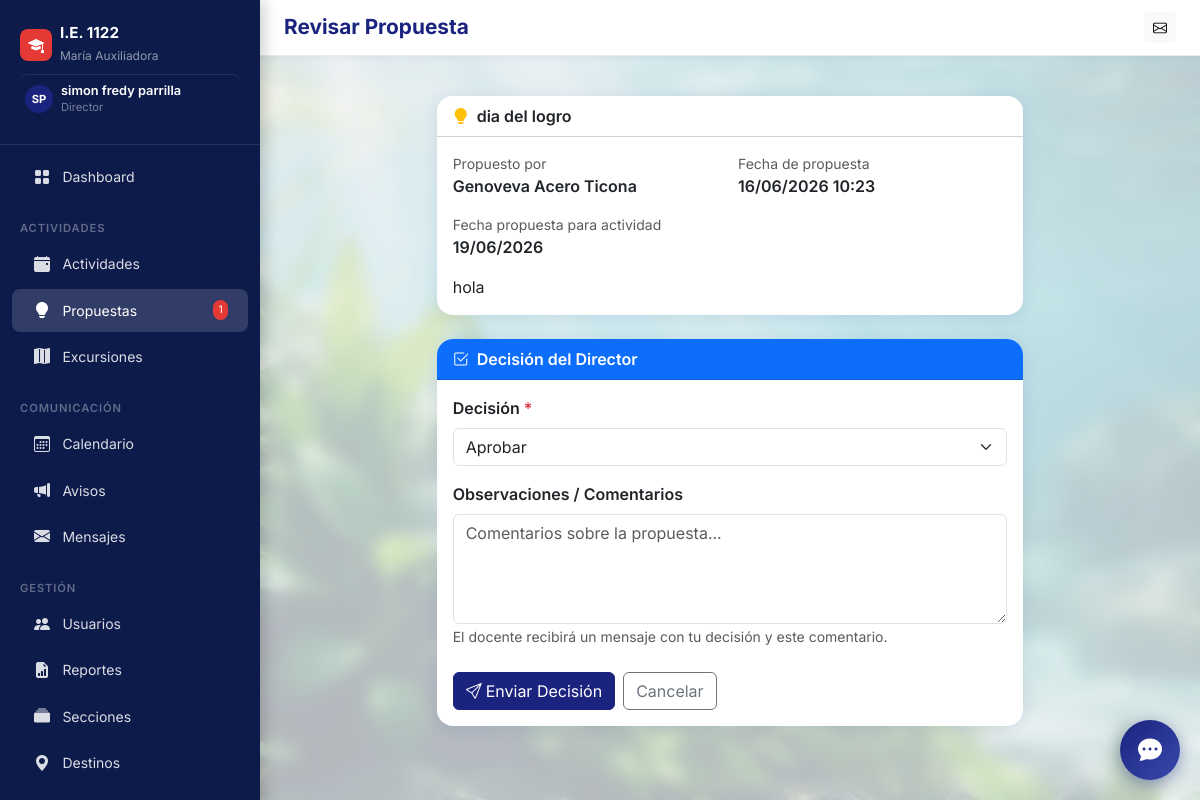
Page /propuestas/15/revisar/ (signed in) on the committed database.
### core/models.py (models this page shows, shortened)
class User(AbstractUser):
    ROLE_CHOICES = [
        ('director', 'Director'),
        ('docente', 'Docente'),
    ]
    role = models.CharField(max_length=20, choices=ROLE_CHOICES, default='docente', verbose_name='Rol')
    email = models.EmailField(unique=True, verbose_name='Correo electrónico')
    telefono = models.CharField(max_length=15, blank=True, verbose_name='Teléfono')
    fecha_nacimiento = models.DateField(null=True, blank=True, verbose_name='Fecha de nacimiento')
    foto_perfil = models.ImageField(upload_to='perfiles/', blank=True, null=True, verbose_name='Foto de perfil')
    seccion_asignada = models.CharField(max_length=50, blank=True, verbose_name='Sección / Grado asignado', help_text='Ej: 3B, 5A, ED.FISICA')
    class Meta:
        verbose_name = 'Usuario'
        verbose_name_plural = 'Usuarios'
    @property
    def is_director(self):
        return self.role == 'director'

class PropuestaActividad(models.Model):
    ESTADO_CHOICES = [
        ('pendiente', 'Pendiente'),
        ('aprobada', 'Aprobada'),
        ('rechazada', 'Rechazada'),
    ]
    titulo = models.CharField(max_length=300, verbose_name='Título de la propuesta')
    descripcion = models.TextField(verbose_name='Descripción')
    propuesta_por = models.ForeignKey(
        User,
        on_delete=models.CASCADE,
        related_name='propuestas',
        verbose_name='Propuesto por'
    )
    estado = models.CharField(
        max_length=20,
        choices=ESTADO_CHOICES,
        default='pendiente',
        verbose_name='Estado'
    )
    observacion_admin = models.TextField(
        blank=True,
        verbose_name='Observación del director',
        help_text='Comentario del director al aprobar o rechazar'
    )
    fecha_propuesta = models.DateTimeField(auto_now_add=True)
    fecha_revision = models.DateTimeField(null=True, blank=True)
    fecha_actividad_propuesta = models.DateField(null=True, blank=True, verbose_name='Fecha propuesta para la actividad')
    revisado_por = models.ForeignKey(
        User,
        on_delete=models.SET_NULL,
        null=True, blank=True,
        related_name='propuestas_revisadas',
        verbose_name='Revisado por'
    )
    class Meta:
        verbose_name = 'Propuesta de Actividad'
        verbose_name_plural = 'Propuestas de Actividades'
        ordering = ['-fecha_propuesta']

### core/views.py (the view, shortened to what this page needs)
# urls.py: path('propuestas/<int:pk>/revisar/', views.propuesta_revisar, name='propuesta_revisar'),
@director_required
def propuesta_revisar(request, pk):
    propuesta = get_object_or_404(PropuestaActividad, pk=pk, estado='pendiente')
    form = RevisionPropuestaForm(request.POST or None, instance=propuesta)
    return render(request, 'propuestas/revisar.html', {'form': form, 'propuesta': propuesta})

### core/forms.py
class RevisionPropuestaForm(forms.ModelForm):
    class Meta:
        model = PropuestaActividad
        fields = ['estado', 'observacion_admin']
        widgets = {
            'estado': forms.Select(attrs={'class': 'form-select'}),
            'observacion_admin': forms.Textarea(attrs={
                'class': 'form-control',
                'rows': 4,
                'placeholder': 'Comentarios sobre la propuesta...'
            }),
        }
        labels = {
            'estado': 'Decisión',
            'observacion_admin': 'Observaciones / Comentarios',
        }
    def __init__(self, *args, **kwargs):
        super().__init__(*args, **kwargs)
        self.fields['estado'].choices = [
            ('aprobada', 'Aprobar'),
            ('rechazada', 'Rechazar'),
        ]

### core/context_processors.py (called while the page is built)
def global_context(request):
    if request.user.is_authenticated:
        mensajes_no_leidos = Mensaje.objects.filter(
            para_usuario=request.user, leido=False
        ).count()
        pendientes_count = 0
        if request.user.is_director:
            pendientes_count = PropuestaActividad.objects.filter(estado='pendiente').count()
        return {
            'mensajes_no_leidos': mensajes_no_leidos,
            'pendientes_count': pendientes_count,
        }
    return {}

### core/views.py (called while the page is built)
def director_required(view_func):
    @functools.wraps(view_func)
    @login_required
    def wrapper(request, *args, **kwargs):
        if not request.user.is_director:
            messages.error(request, 'Acceso restringido: solo el director puede realizar esta acción.')
            return redirect('dashboard')
        return view_func(request, *args, **kwargs)
    return wrapper

### templates/propuestas/revisar.html (shortened to what this page needs)
{% extends 'base.html' %}
{% block page_title %}Revisar Propuesta{% endblock %}
{% block content %}
<div class="row justify-content-center">
  <div class="col-lg-8">
    <div class="card mb-4">
      <div class="card-header bg-white">
        <i class="bi bi-lightbulb-fill text-warning me-2"></i>{{ propuesta.titulo }}
      </div>
      <div class="card-body">
        <div class="row g-3 mb-3">
          <div class="col-sm-6">
            <div class="text-muted small">Propuesto por</div>
            <div class="fw-semibold">{{ propuesta.propuesta_por.get_full_name|default:propuesta.propuesta_por.username }}</div>
          </div>
          <div class="col-sm-6">
            <div class="text-muted small">Fecha de propuesta</div>
            <div class="fw-semibold">{{ propuesta.fecha_propuesta|date:"d/m/Y H:i" }}</div>
          </div>
          {% if propuesta.fecha_actividad_propuesta %}
          <div class="col-sm-6">
            <div class="text-muted small">Fecha propuesta para actividad</div>
            <div class="fw-semibold">{{ propuesta.fecha_actividad_propuesta|date:"d/m/Y" }}</div>
          </div>
          {% endif %}
        </div>
        <p class="mb-0">{{ propuesta.descripcion }}</p>
      </div>
    </div>
    <div class="card border-primary">
      <div class="card-header bg-primary text-white">
        <i class="bi bi-check2-square me-2"></i>Decisión del Director
      </div>
      <div class="card-body">
        <form method="post">
          <div class="mb-3">
            <label class="form-label fw-semibold">Decisión <span class="text-danger">*</span></label>
            {{ form.estado }}
          </div>
          <div class="mb-4">
            <label class="form-label fw-semibold">Observaciones / Comentarios</label>
            {{ form.observacion_admin }}
            <small class="text-muted">El docente recibirá un mensaje con tu decisión y este comentario.</small>
          </div>
          <div class="d-flex gap-2">
            <button type="submit" class="btn btn-primary">
              <i class="bi bi-send me-1"></i>Enviar Decisión
            </button>
            <a href="{% url 'propuestas_lista' %}" class="btn btn-outline-secondary">Cancelar</a>
          </div>
        </form>
      </div>
    </div>
  </div>
</div>
{% endblock %}

### templates/base.html (shortened to what this page needs)
<!DOCTYPE html>
<html lang="es">
<head>
  <link href="https://cdn.jsdelivr.net/npm/bootstrap@5.3.3/dist/css/bootstrap.min.css" rel="stylesheet">
  <link href="https://cdn.jsdelivr.net/npm/bootstrap-icons@1.11.3/font/bootstrap-icons.css" rel="stylesheet">
</head>
<body>
  <nav id="sidebar">
    <div class="sidebar-brand">
      <div class="d-flex align-items-center gap-2 mb-1">
        <div
          style="background:#e53935;width:32px;height:32px;border-radius:8px;display:flex;align-items:center;justify-content:center;">
          <i class="bi bi-mortarboard-fill text-white"></i>
        </div>
        <div>
          <h6>I.E. 1122</h6>
          <small>María Auxiliadora</small>
        </div>
      </div>
      {% if user.is_authenticated %}
      <a href="{% url 'perfil' %}" class="text-decoration-none d-flex align-items-center gap-2 mt-2 pt-2 profile-link"
        style="border-top:1px solid rgba(255,255,255,0.1)">
        {% if user.foto_perfil %}
        <img src="{{ user.foto_perfil.url }}" class="rounded-circle" width="28" height="28" style="object-fit:cover;">
        {% else %}
        <div class="avatar-placeholder" style="width:28px;height:28px;font-size:.7rem;">
          {{ user.first_name|first|upper }}{{ user.last_name|first|upper }}
        </div>
        {% endif %}
        <div>
          <div style="color:#fff;font-size:.8rem;font-weight:600;line-height:1.2;">
            {{ user.get_full_name|default:user.username }}
          </div>
          <div style="color:rgba(255,255,255,.45);font-size:.7rem;">
            {{ user.get_role_display }}
          </div>
        </div>
      </a>
      {% endif %}
    </div>
    <ul class="nav flex-column py-2">
      <li><a class="nav-link {% if request.resolver_match.url_name == 'dashboard' %}active{% endif %}"
          href="{% url 'dashboard' %}">
          <i class="bi bi-grid-fill"></i> Dashboard
        </a></li>
      <div class="nav-section">Actividades</div>
      <li><a class="nav-link {% if 'actividades' in request.path %}active{% endif %}"
          href="{% url 'actividades_lista' %}">
          <i class="bi bi-calendar-event-fill"></i> Actividades
        </a></li>
      <li><a class="nav-link {% if 'propuestas' in request.path %}active{% endif %}"
          href="{% url 'propuestas_lista' %}">
          <i class="bi bi-lightbulb-fill"></i> Propuestas
          {% if user.is_director %}
          {% with cnt=pendientes_count %}{% if cnt %}<span class="badge-count">{{ cnt }}</span>{% endif %}{% endwith %}
          {% endif %}
        </a></li>
      <li><a class="nav-link {% if 'excursiones' in request.path %}active{% endif %}"
          href="{% url 'excursiones_lista' %}">
          <i class="bi bi-map-fill"></i> Excursiones
        </a></li>
      <div class="nav-section">Comunicación</div>
      <li><a class="nav-link {% if 'calendario' in request.path %}active{% endif %}"
          href="{% url 'calendario_actividades' %}">
          <i class="bi bi-calendar3"></i> Calendario
        </a></li>
      <li><a class="nav-link {% if 'avisos' in request.path %}active{% endif %}" href="{% url 'avisos_lista' %}">
          <i class="bi bi-megaphone-fill"></i> Avisos
        </a></li>
      <li><a class="nav-link {% if 'mensajes' in request.path %}active{% endif %}" href="{% url 'mensajes_bandeja' %}">
          <i class="bi bi-envelope-fill"></i> Mensajes
        </a></li>
      {% if user.is_director %}
      <div class="nav-section">Gestión</div>
      <li><a class="nav-link {% if 'usuarios' in request.path %}active{% endif %}" href="{% url 'usuarios_lista' %}">
          <i class="bi bi-people-fill"></i> Usuarios
        </a></li>
      <li><a class="nav-link {% if 'reportes' in request.path %}active{% endif %}" href="{% url 'reportes_panel' %}">
          <i class="bi bi-file-earmark-bar-graph-fill"></i> Reportes
        </a></li>
      <li><a class="nav-link {% if 'secciones' in request.path %}active{% endif %}" href="{% url 'secciones_lista' %}">
          <i class="bi bi-collection-fill"></i> Secciones
        </a></li>
      <li><a class="nav-link {% if 'destinos' in request.path %}active{% endif %}" href="{% url 'destinos_lista' %}">
          <i class="bi bi-geo-alt-fill"></i> Destinos
        </a></li>
      <li><a class="nav-link" href="/admin/" target="_blank">
        </a></li>
      {% endif %}
    </ul>
  </nav>
  <div id="main-content">
    <div class="topbar d-flex align-items-center justify-content-between">
      <div class="d-flex align-items-center gap-3">
        <h1 class="page-title">{% block page_title %}{% endblock %}</h1>
      </div>
      <div class="d-flex align-items-center gap-2">
        <a href="{% url 'mensajes_bandeja' %}" class="btn btn-sm btn-light position-relative">
          <i class="bi bi-envelope"></i>
        </a>
      </div>
    </div>
    <div class="px-4 pt-3">
    </div>
    <main class="p-4">
      {% block content %}{% endblock %}
    </main>
  </div>
  <div id="chatbot-widget">
    <button id="chat-toggle" onclick="toggleChat()">
      <i class="bi bi-chat-dots-fill"></i>
    </button>
  </div>
</body>
</html>

### templates/base.html (style rules this page uses)
:root { --primary: #1a237e; --primary-light: #283593; --accent: #e53935; --sidebar-bg: #0d1b4b; --sidebar-text: rgba(255, 255, 255, 0.85); --sidebar-active: rgba(255, 255, 255, 0.15); --body-bg: #f0f2f8; --card-shadow: 0 2px 16px rgba(26, 35, 126, 0.10); }
body { font-family: 'Inter', sans-serif; background: url('/static/img/fondo_agua_plantas.png') no-repeat center center fixed; background-size: cover; min-height: 100vh; animation: dynamicBG 40s linear infinite alternate; }
#sidebar { backdrop-filter: blur(5px); box-shadow: 4px 0 15px rgba(0, 0, 0, 0.2); }
#sidebar { width: 260px; min-height: 100vh; background: var(--sidebar-bg); position: fixed; top: 0; left: 0; z-index: 1000; transition: all .3s ease; overflow-y: auto; }
#sidebar .sidebar-brand { padding: 1.5rem 1.25rem; border-bottom: 1px solid rgba(255, 255, 255, 0.1); }
#sidebar .sidebar-brand h6 { color: #fff; font-weight: 700; margin: 0; font-size: .95rem; }
#sidebar .sidebar-brand small { color: rgba(255, 255, 255, 0.55); font-size: .75rem; }
#sidebar .nav-link { color: var(--sidebar-text); padding: .6rem 1.25rem; border-radius: .5rem; margin: .1rem .75rem; display: flex; align-items: center; gap: .65rem; font-size: .875rem; transition: all .2s; }
#sidebar .nav-link:hover, #sidebar .nav-link.active { background: var(--sidebar-active); color: #fff; }
#sidebar .nav-link i { width: 20px; text-align: center; font-size: 1rem; }
#sidebar .nav-section { color: rgba(255, 255, 255, 0.35); font-size: .7rem; font-weight: 600; text-transform: uppercase; letter-spacing: .08em; padding: .75rem 1.25rem .25rem; margin-top: .5rem; }
#sidebar .badge-count { background: var(--accent); color: #fff; font-size: .65rem; padding: .2em .5em; border-radius: 10px; margin-left: auto; }
#main-content { margin-left: 260px; min-height: 100vh; transition: margin .3s; background: rgba(240, 242, 248, 0.75); backdrop-filter: blur(8px); position: relative; }
.topbar { background: #fff; border-bottom: 1px solid #e8eaf6; padding: .75rem 1.5rem; position: sticky; top: 0; z-index: 900; box-shadow: 0 1px 8px rgba(26, 35, 126, 0.07); }
.page-title { font-size: 1.3rem; font-weight: 700; color: var(--primary); margin: 0; }
.card { border: none; border-radius: 1rem; box-shadow: var(--card-shadow); }
.card-header { border-radius: 1rem 1rem 0 0 !important; font-weight: 600; }
.btn-primary { background: var(--primary); border-color: var(--primary); }
.avatar-placeholder { width: 36px; height: 36px; border-radius: 50%; background: var(--primary); color: #fff; display: inline-flex; align-items: center; justify-content: center; font-weight: 700; font-size: .85rem; }
.profile-link { transition: background 0.2s ease; border-radius: 8px; padding: 5px; }
#chatbot-widget { position: fixed; bottom: 20px; right: 20px; z-index: 9999; font-family: inherit; }
#chat-toggle { width: 60px; height: 60px; border-radius: 50%; background: linear-gradient(135deg, #1a237e 0%, #3949ab 100%); color: white; border: none; box-shadow: 0 4px 15px rgba(26, 35, 126, 0.4); cursor: pointer; display: flex; align-items: center; justify-content: center; transition: transform 0.3s cubic-bezier(0.175, 0.885, 0.32, 1.275); }
#chat-toggle .bi { font-size: 1.5rem; }

### rows in the picture
User: first_name|first "S", last_name|first "P", get_full_name "simon fredy parrilla", role "Director"
PropuestaActividad: titulo "dia del logro", propuesta_por.get_full_name "Genoveva Acero Ticona", fecha_propuesta "16/06/2026 10:23", fecha_actividad_propuesta "19/06/2026", descripcion "hola", estado "Aprobar"

### other values in the picture
{{ cnt }} "1"
